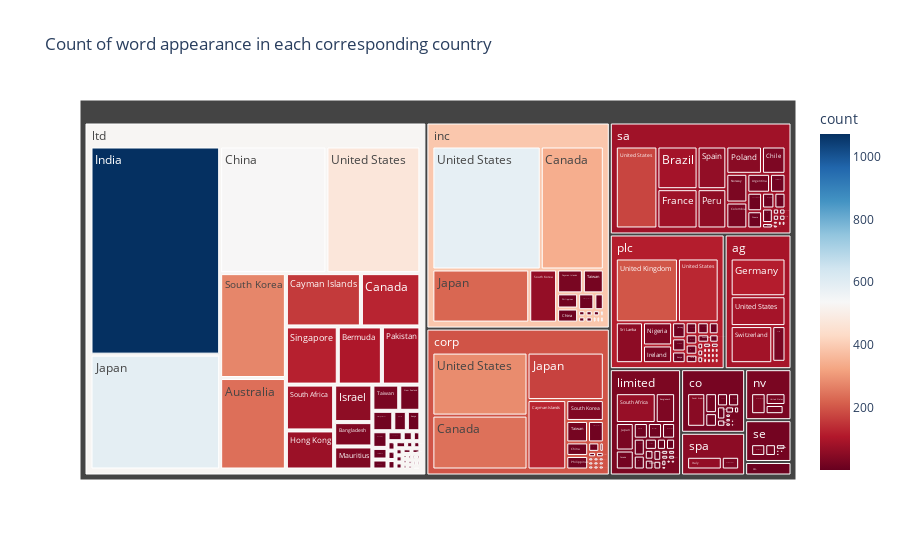

Notebook cell for this chart:
### Markdown cell above
# Aalysis with  Plotly Express :

### Code cell
import plotly.express as px

# Convert the dictionary to a DataFrame suitable for Plotly treemap
data = []
for word, country_dict in words_to_countries_counts.items():
    for country, count in country_dict.items():
        data.append({"word": word, "country": country, "count": count})

df_plot = pd.DataFrame(data)

# Create a treemap
fig = px.treemap(df_plot, path=['word', 'country'], values='count',
                  color='count',
                  color_continuous_scale='RdBu',
                  title='Count of word appearance in each corresponding country')

fig.show()
df_plot

### Figure 1 — Plotly figure (JSON) as saved in the notebook; plotly's stock layout.template omitted (floating-point values rounded to 4 significant figures; data arrays with more than 128 entries replaced by an {"elided": "..."} marker saying what was removed)
{"data": [{"branchvalues": "total", "customdata": {"elided": "236x1 float values"}, "domain": {"x": [0, 1], "y": [0, 1]}, "hovertemplate": "labels=%{label}<br>count_sum=%{value}<br>parent=%{parent}<br>id=%{id}<br>count=%{color}<extra></extra>", "ids": {"elided": "236 str values"}, "labels": {"elided": "236 str values"}, "level": "c0a809", "marker": {"coloraxis": "coloraxis", "colors": {"elided": "236 float values"}}, "name": "", "parents": {"elided": "236 str values"}, "type": "treemap", "values": {"elided": "236 int values"}}], "layout": {"autosize": true, "coloraxis": {"colorbar": {"title": {"text": "count"}}, "colorscale": [[0, "rgb(103,0,31)"], [0.1, "rgb(178,24,43)"], [0.2, "rgb(214,96,77)"], [0.3, "rgb(244,165,130)"], [0.4, "rgb(253,219,199)"], [0.5, "rgb(247,247,247)"], [0.6, "rgb(209,229,240)"], [0.7, "rgb(146,197,222)"], [0.8, "rgb(67,147,195)"], [0.9, "rgb(33,102,172)"], [1, "rgb(5,48,97)"]]}, "legend": {"tracegroupgap": 0}, "title": {"text": "Count of word appearance in each corresponding country"}}}
